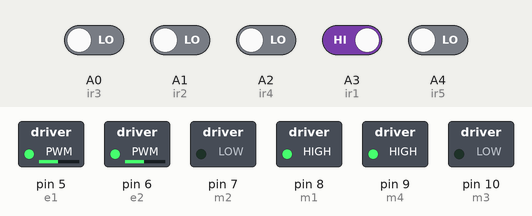
Recording of a sketch running on a simulated Arduino Uno, built with avr-gcc and run on an emulated ATmega328P. Parts: switched loads named in the sketch (green lamp = pin HIGH). The inputs (shaded band) are chosen by the test bench; at power-on: A3 (ir1) HIGH, A0 (ir3), A1 (ir2), A2 (ir4), A4 (ir5) LOW.

Above: at 1.2 s.
1.3 s: A0 (ir3) driven HIGH and A1 (ir2) driven HIGH
At 1.8 s:
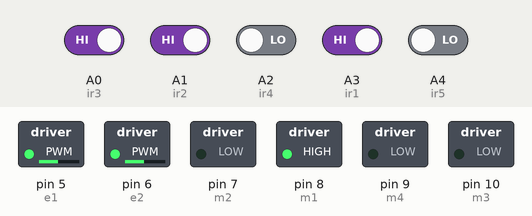
2.8 s: A1 (ir2) driven LOW and A3 (ir1) driven LOW
At 4.0 s:
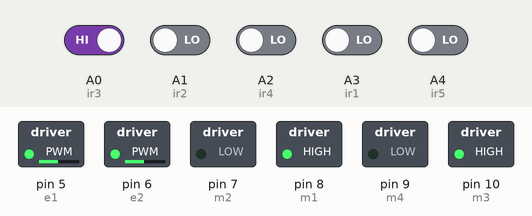
4.3 s: A2 (ir4) driven HIGH
At 5.3 s:
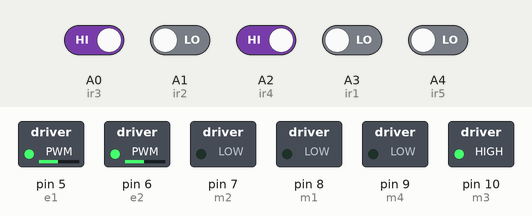
5.8 s: A2 (ir4) driven LOW
At 6.5 s:
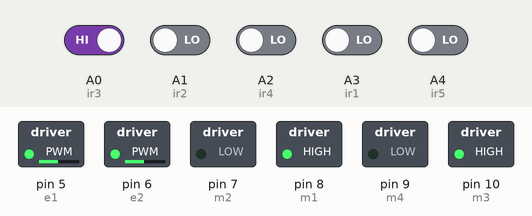
7.3 s: A1 (ir2) driven HIGH
At 7.6 s:
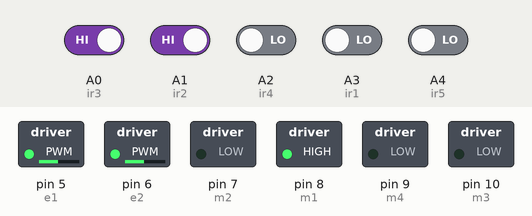
Timing chart, 0 to 9.8 s (numbered marks = the images above; inputs shaded):
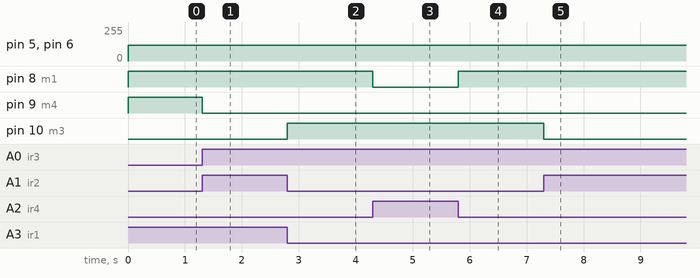

The sketch:

code.ino
```cpp
#define m1 8  //Right Motor MA1
#define m2 7  //Right Motor MA2
#define m3 10  //Left Motor MB1
#define m4 9 //Left Motor MB2
#define e1 5  //Right Motor Enable Pin EA
#define e2 6 //Left Motor Enable Pin EB

//**********5 Channel IR Sensor Connection**********//
#define ir1 A3
#define ir2 A1
#define ir3 A0
#define ir4 A2
#define ir5 A4
//*************************************************//
int i =120;
void setup() {
  pinMode(m1, OUTPUT);
  pinMode(m2, OUTPUT);
  pinMode(m3, OUTPUT);
  pinMode(m4, OUTPUT);
  pinMode(e1, OUTPUT);
  pinMode(e2, OUTPUT);
  pinMode(ir1, INPUT);
  pinMode(ir2, INPUT);
  pinMode(ir3, INPUT);
  pinMode(ir4, INPUT);
  pinMode(ir5, INPUT);
}

void loop() {
  //Reading Sensor Values
  int s1 = digitalRead(ir1);  //Left Most Sensor
  int s2 = digitalRead(ir2);  //Left Sensor
  int s3 = digitalRead(ir3);  //Middle Sensor
  int s4 = digitalRead(ir4);  //Right Sensor
  int s5 = digitalRead(ir5);  //Right Most Sensor

  //if only middle sensor detects black line
  if((s1 == 0) && (s2 == 0) && (s3 == 1) && (s4 == 0) && (s5 == 0))
  {
    //going forward with full speed
    analogWrite(e1, i); //you can adjust the speed of the motors from 0-255
    analogWrite(e2, i); //you can adjust the speed of the motors from 0-255
    digitalWrite(m1, HIGH);
    digitalWrite(m2, LOW);
    digitalWrite(m3, HIGH);
    digitalWrite(m4, LOW);
  }

  //if only left sensor detects black line
  if((s1 == 0) && (s2 == 1) && (s3 == 0) && (s4 == 0) && (s5 == 0))
  {
    //going right with full speed
    analogWrite(e1, i); //you can adjust the speed of the motors from 0-255
    analogWrite(e2, i); //you can adjust the speed of the motors from 0-255
    digitalWrite(m1, HIGH);
    digitalWrite(m2, LOW);
    digitalWrite(m3, LOW);
    digitalWrite(m4, LOW);
  }

  //if only left most sensor detects black line
  if((s1 == 1) && (s2 == 0) && (s3 == 0) && (s4 == 0) && (s5 == 0))
  {
    //going right with full speed
    analogWrite(e1, i); //you can adjust the speed of the motors from 0-255
    analogWrite(e2, i); //you can adjust the speed of the motors from 0-255
    digitalWrite(m1, HIGH);
    digitalWrite(m2, LOW);
    digitalWrite(m3, LOW);
    digitalWrite(m4, HIGH);
  }

  //if only right sensor detects black line
  if((s1 == 0) && (s2 == 0) && (s3 == 0) && (s4 == 1) && (s5 == 0))
  {
    //going left with full speed
    analogWrite(e1, i); //you can adjust the speed of the motors from 0-255
    analogWrite(e2, i); //you can adjust the speed of the motors from 0-255
    digitalWrite(m1, LOW);
    digitalWrite(m2, LOW);
    digitalWrite(m3, HIGH);
    digitalWrite(m4, LOW);
  }

  //if only right most sensor detects black line
  if((s1 == 0) && (s2 == 0) && (s3 == 0) && (s4 == 0) && (s5 == 1))
  {
    //going left with full speed
    analogWrite(e1, i); //you can adjust the speed of the motors from 0-255
    analogWrite(e2, i); //you can adjust the speed of the motors from 0-255
    digitalWrite(m1, LOW);
    digitalWrite(m2, HIGH);
    digitalWrite(m3, HIGH);
    digitalWrite(m4, LOW);
  }

  //if middle and right sensor detects black line
  if((s1 == 0) && (s2 == 0) && (s3 == 1) && (s4 == 1) && (s5 == 0))
  {
    //going left with full speed
    analogWrite(e1, i); //you can adjust the speed of the motors from 0-255
    analogWrite(e2, i); //you can adjust the speed of the motors from 0-255
    digitalWrite(m1, LOW);
    digitalWrite(m2, LOW);
    digitalWrite(m3, HIGH);
    digitalWrite(m4, LOW);
  }

  //if middle and left sensor detects black line
  if((s1 == 0) && (s2 == 1) && (s3 == 1) && (s4 == 0) && (s5 == 0))
  {
    //going right with full speed
    analogWrite(e1, i); //you can adjust the speed of the motors from 0-255
    analogWrite(e2, i); //you can adjust the speed of the motors from 0-255
    digitalWrite(m1, HIGH);
    digitalWrite(m2, LOW);
    digitalWrite(m3, LOW);
    digitalWrite(m4, LOW);
  }

  //if middle, left and left most sensor detects black line
  if((s1 == 1) && (s2 == 1) && (s3 == 1) && (s4 == 0) && (s5 == 0))
  {
    //going right with full speed
    analogWrite(e1, i); //you can adjust the speed of the motors from 0-255
    analogWrite(e2, i); //you can adjust the speed of the motors from 0-255
    digitalWrite(m1, HIGH);
    digitalWrite(m2, LOW);
    digitalWrite(m3, LOW);
    digitalWrite(m4, LOW);
  }

  //if middle, right and right most sensor detects black line
  if((s1 == 0) && (s2 == 0) && (s3 == 1) && (s4 == 1) && (s5 == 1))
  {
    //going left with full speed
    analogWrite(e1, i); //you can adjust the speed of the motors from 0-255
    analogWrite(e2, i); //you can adjust the speed of the motors from 0-255
    digitalWrite(m1, LOW);
    digitalWrite(m2, LOW);
    digitalWrite(m3, HIGH);
    digitalWrite(m4, LOW);
  }

  //if all sensors are on a black line
  if((s1 == 1) && (s2 == 1) && (s3 == 1) && (s4 == 1) && (s5 == 1))
  {
    //stop
    digitalWrite(m1, LOW);
    digitalWrite(m2, LOW);
    digitalWrite(m3, LOW);
    digitalWrite(m4, LOW);
  }
}
```

Measured:
- after the input at 1.3 s, pin 9 (m4): HIGH → LOW at once
- after the input at 2.8 s, pin 10 (m3): LOW → HIGH at once
- after the input at 4.3 s, pin 8 (m1): HIGH → LOW at once
- after the input at 5.8 s, pin 8 (m1): LOW → HIGH at once
- after the input at 7.3 s, pin 10 (m3): HIGH → LOW at once
